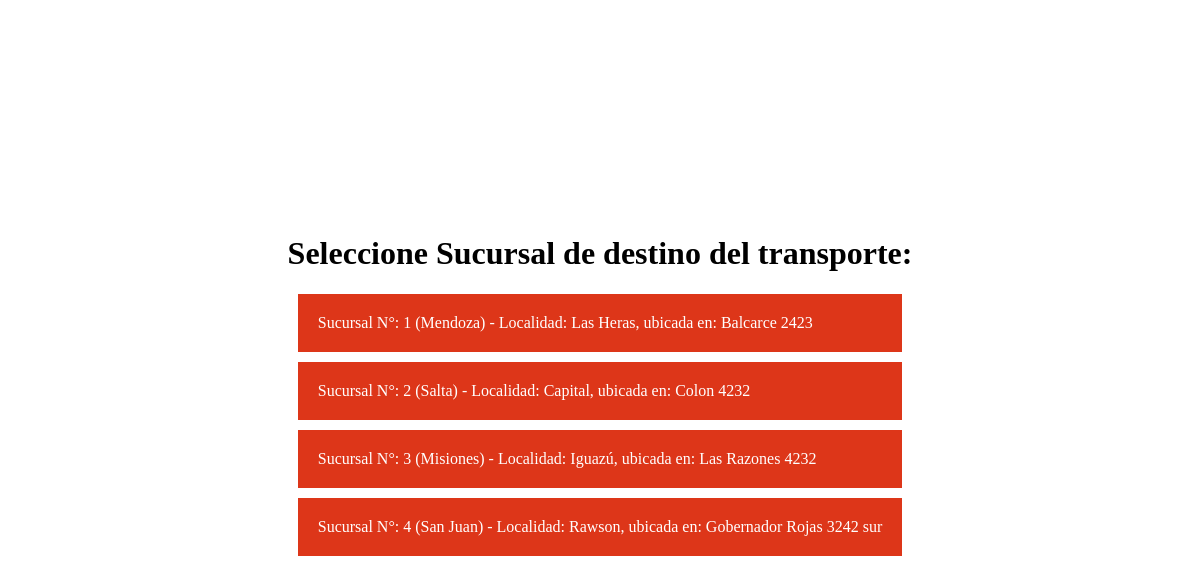
The page /selectSucursalTransporte on the database its author committed.
### models.py (models this page shows, shortened)
class Sucursal(db.Model):
    id = db.Column(db.Integer, primary_key=True)
    numero = db.Column(db.Integer, nullable=False)
    provincia = db.Column(db.String(30), nullable=False)
    localidad = db.Column(db.String(30), nullable=False)
    direccion = db.Column(db.String(60), nullable=False)
    repartidores = db.relationship("Repartidor", backref="sucursal")
    transportes = db.relationship("Transporte", backref="sucursal")
    paquetes = db.relationship("Paquete", backref="sucursal")

### app.py (the view)
@app.route('/selectSucursalTransporte')
def selectSucursalTransporte():
    sucursales = Sucursal.query.filter(Sucursal.id != session.get('sucursal_id')).all()
    return render_template('sucursalesTransporte.html', sucursales=sucursales)

### templates/sucursalesTransporte.html (shortened to what this page needs)
<!DOCTYPE html>
<html lang="en">
<head>
    <link href="../static/css/transporte.css" rel="stylesheet">
</head>
<body>
    <h1>Seleccione Sucursal de destino del transporte:</h1>
    <ul>
        {% for sucursal in sucursales %}
            <li>
                <a href="{{ url_for('selectSucursalDestino', id=sucursal.id) }}">
                    Sucursal N°: {{ sucursal.numero }} ({{ sucursal.provincia }}) - Localidad: {{ sucursal.localidad }}, ubicada en: {{ sucursal.direccion }}
                </a>
            </li>
        {% endfor %}
    </ul>
</body>
</html>

### static/css/transporte.css (style rules this page uses)
* { padding: 0; margin: 0; text-decoration: none; list-style: none; box-sizing: border-box; font-family: "Times New Roman", serif; }
h1 { text-align: center; margin-bottom: 12px; }
body { display: flex; justify-content: center; align-items: center; flex-direction: column; height: 100vh; }
ul { list-style-type: none; padding: 0; }
li { margin: 10px 0; }
a { display: block; padding: 20px; background-color: #dd3619; text-decoration: none; color: rgb(255, 255, 255); border: 2px solid none; }

### rows shown on the page
Sucursal: numero "1", provincia "Mendoza", localidad "Las Heras", direccion "Balcarce 2423"
Sucursal: numero "2", provincia "Salta", localidad "Capital", direccion "Colon 4232"
Sucursal: numero "3", provincia "Misiones", localidad "Iguazú", direccion "Las Razones 4232"
Sucursal: numero "4", provincia "San Juan", localidad "Rawson", direccion "Gobernador Rojas 3242 sur"
